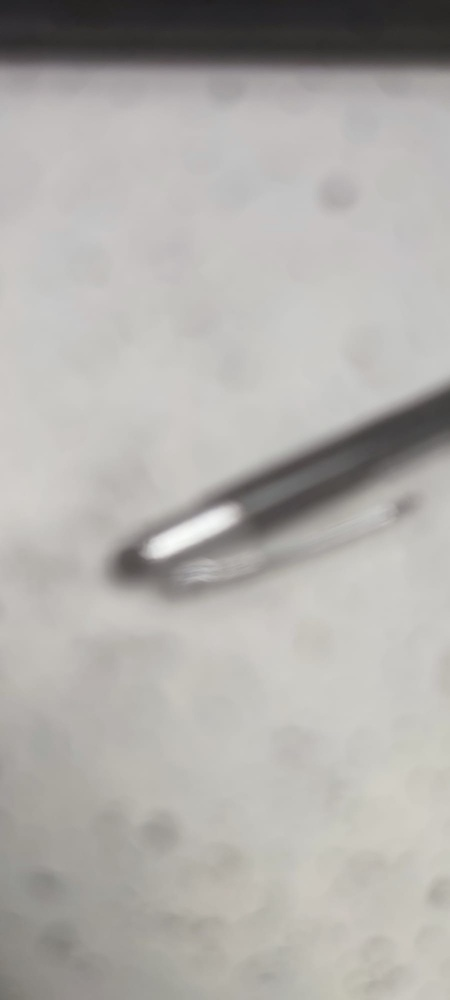
#> input picture assets/7.jpg, 450 x 1000 px, shrunk from 900 x 2000 before the run
$ jupyter execute test_python.ipynb
#> lines starting #> are read from the running program, lines starting #| are printed output that depends on the picture
## Index
* [Instalar librerías](#install-libraries)
    * [Non-blind deconvolution](#non-blind-deconvolution)
        * [Wiener Filter](#wiener)
        * [Lucy-Richardson](#Lucy-Richardson)
        * [Modified unsupervised Wiener](#uns-wiener)
        * [Lucy-Richardson with TV prior](#Lucy-Richardson-TV)
    * [Blind deconvolution](#bind-deconvolution)
    * [Semi-blind deconvolution](#semi-bind-deconvolution)

# Instalar librerías <a class="anchor" id="install-libraries"></a>

Primero activar el entorno virtual e instalar el siguiente paquete si se usa VSCode:
```bash
python3 -m pip install ipykernel -U --force-reinstall
```

**Instalar [numpy](https://numpy.org/install/):**
```bash
pip install numpy matplotlib scipy scikit-image

[cell 1]
# Librerías requeridas
import numpy as np
import matplotlib.pyplot as plt
from scipy.signal import convolve2d
from scipy.signal import deconvolve
from skimage import color, data, restoration, img_as_float, io

[cell 2]
# Imagen degradada
image = io.imread("../../assets/7.jpg")
#> image is the input picture: shape (1000, 450, 3); mean R, G, B 176.2, 173.7, 170.3

if image.ndim == 3:
    image = color.rgb2gray(image)
#> image: shape (1000, 450) float64

image = img_as_float(image)

plt.figure(figsize=(6, 6))
plt.title("Original image")
plt.imshow(image, cmap="gray")
plt.axis("off")
plt.show()

# Non-blind deconvolution

[cell 3]
def gaussian_kernel(size, sigma):
    ax = np.linspace(-(size // 2), size // 2, size)
    xx, yy = np.meshgrid(ax, ax)
    kernel = np.exp(-(xx**2 + yy**2) / (2 * sigma**2))
    return kernel / kernel.sum()

kernel = gaussian_kernel(size=25, sigma=3.5)
print(kernel)
plt.figure(figsize=(4, 4))
plt.title("Blur kernel")
plt.imshow(kernel, cmap="gray")
plt.axis("off")
plt.show()
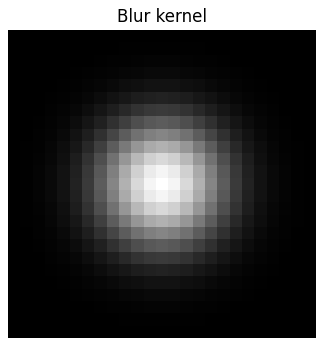
#> figure drawn by matplotlib, 1 panel

## Wiener Filter

[cell 4]
#...

## Modified unsupervised Wiener

[cell 5]
deconvolved_wiener = restoration.unsupervised_wiener(image, kernel)[0]
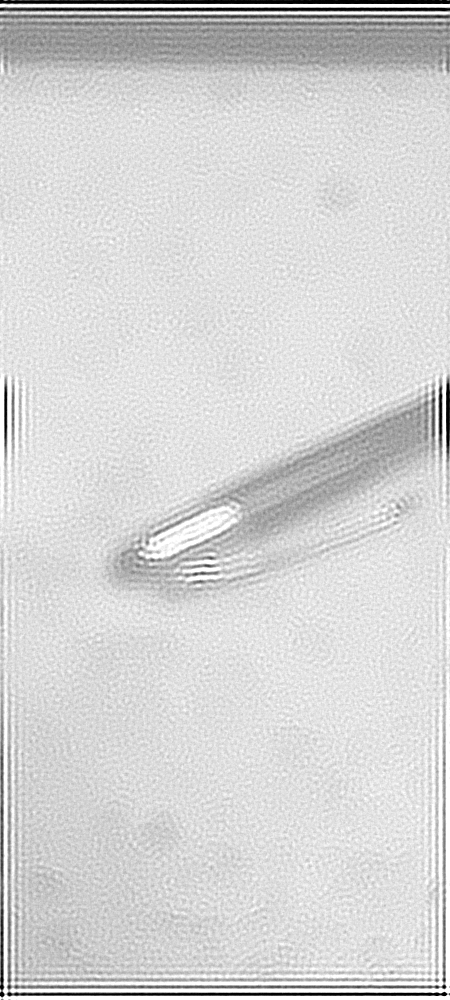
#> deconvolved_wiener: shape (1000, 450) float64; min -1, max 1, mean 0.672; drawn with min black and max white
deconvolved_wiener = np.clip(deconvolved_wiener, 0, np.max(deconvolved_wiener))
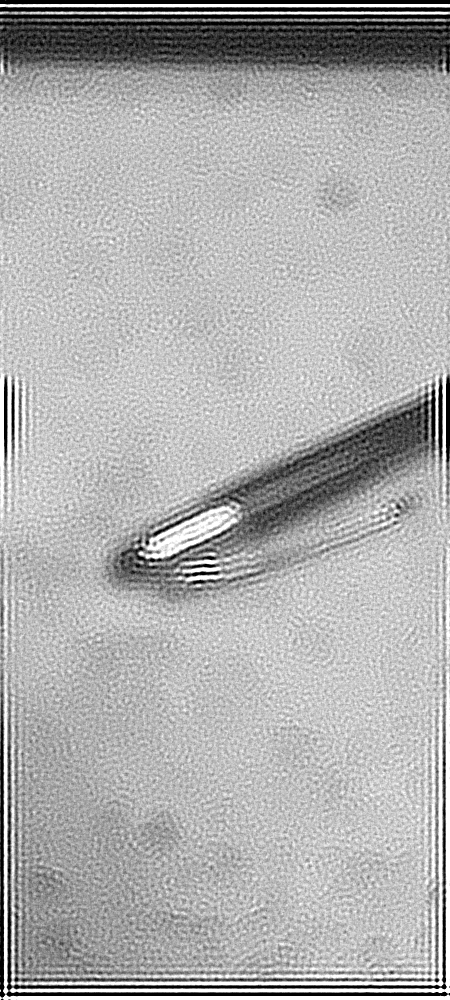
#> deconvolved_wiener: shape (1000, 450) float64; min 0, max 1, mean 0.683
deconvolved_wiener = np.uint8(255 * (deconvolved_wiener - np.min(deconvolved_wiener)) / (np.max(deconvolved_wiener) - np.min(deconvolved_wiener)))

plt.figure(figsize=(6, 6))
plt.title("Unsupervised Wiener")
plt.imshow(deconvolved_wiener, cmap="gray")
plt.axis("off")
plt.show()

## Lucy-Richardson

[cell 6]
deconvolved_lr = restoration.richardson_lucy(image, kernel, num_iter=30)
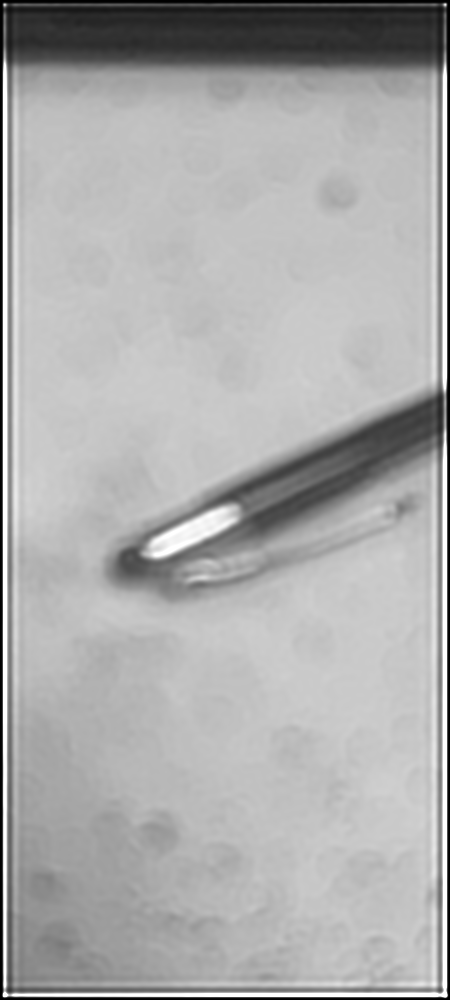
#> deconvolved_lr: shape (1000, 450) float64; min 6.04e-08, max 1, mean 0.675

plt.figure(figsize=(6, 6))
plt.title("Non-Blind Deconvolution (Lucy-Richardson)")
plt.imshow(deconvolved_lr, cmap="gray")
plt.axis("off")
plt.show()

$ run again, with assets/0.jpg copied over assets/7.jpg
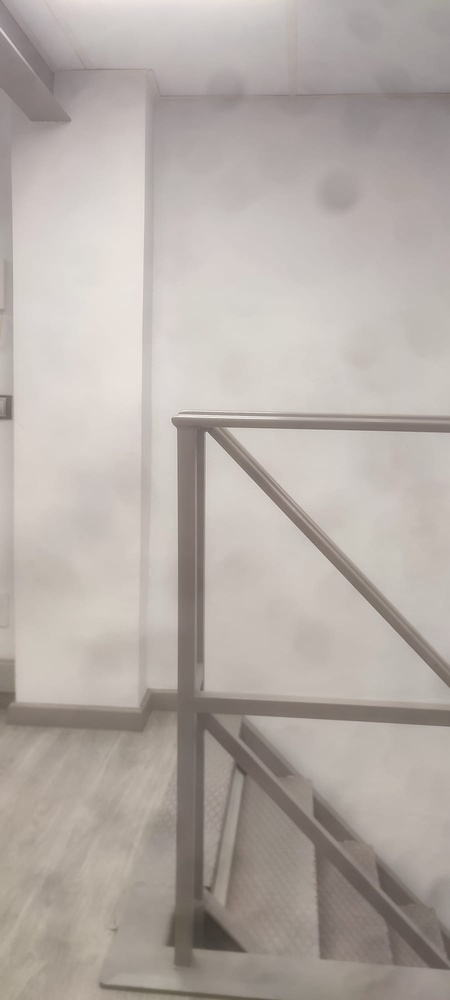
#> input picture assets/0.jpg, 450 x 1000 px, shrunk from 900 x 2000 before the run
#> image is the input picture: shape (1000, 450, 3); mean R, G, B 180.2, 172.1, 166.6
#> image: shape (1000, 450) float64
#> `deconvolved_wiener = np.clip(deconvolved_wiener, 0, np.max(deconvolved..`:
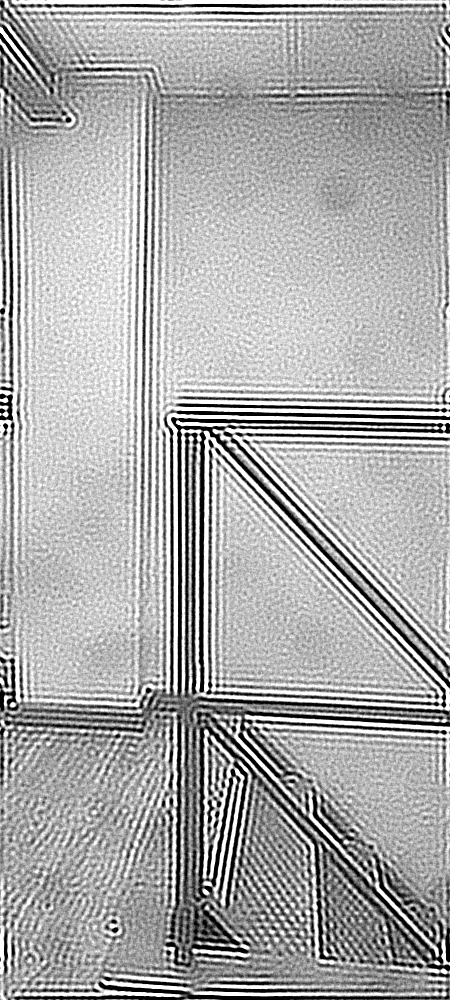
#> deconvolved_wiener: shape (1000, 450) float64; min 0, max 1, mean 0.667
#> `deconvolved_lr = restoration.richardson_lucy(image, kernel, num_iter=30)`:
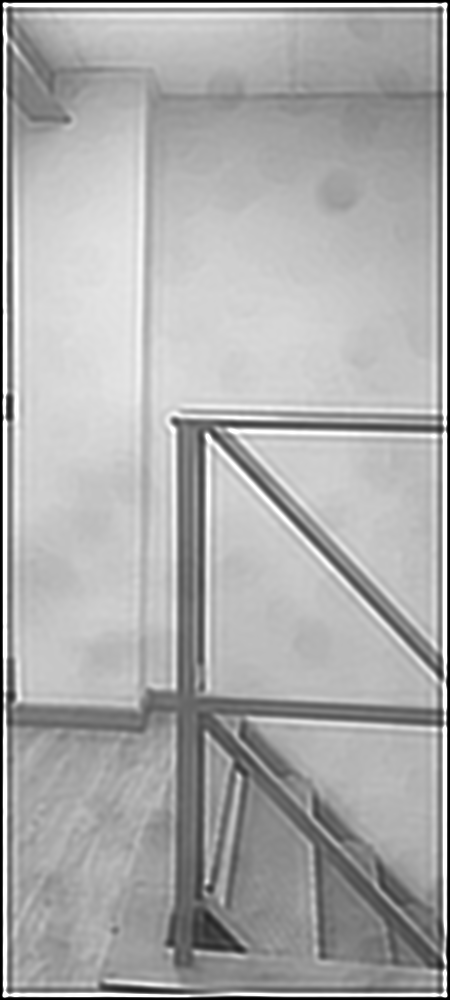
#> deconvolved_lr: shape (1000, 450) float64; min 1.72e-07, max 1, mean 0.673

$ run again, with assets/1.jpg copied over assets/7.jpg
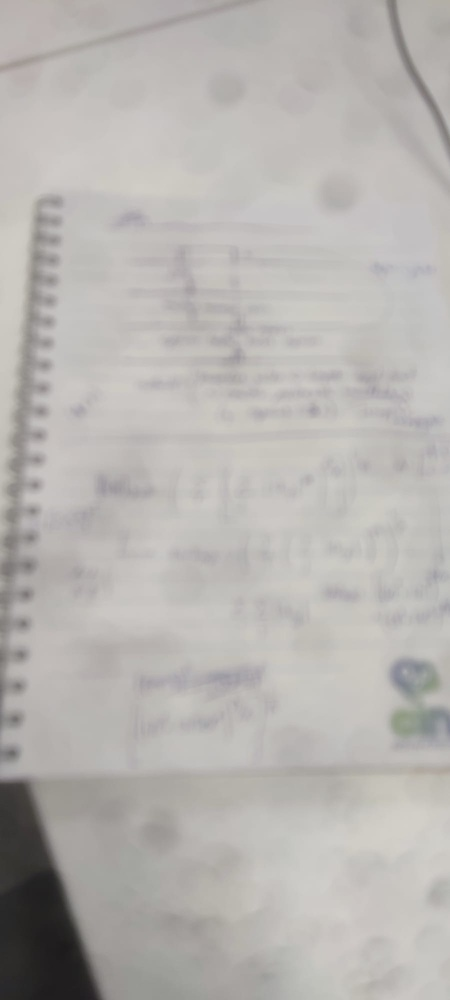
#> input picture assets/1.jpg, 450 x 1000 px, shrunk from 900 x 2000 before the run
#> image is the input picture: shape (1000, 450, 3); mean R, G, B 182.9, 180, 176.8
#> image: shape (1000, 450) float64
#> `deconvolved_wiener = restoration.unsupervised_wiener(image, kernel)[0]`:
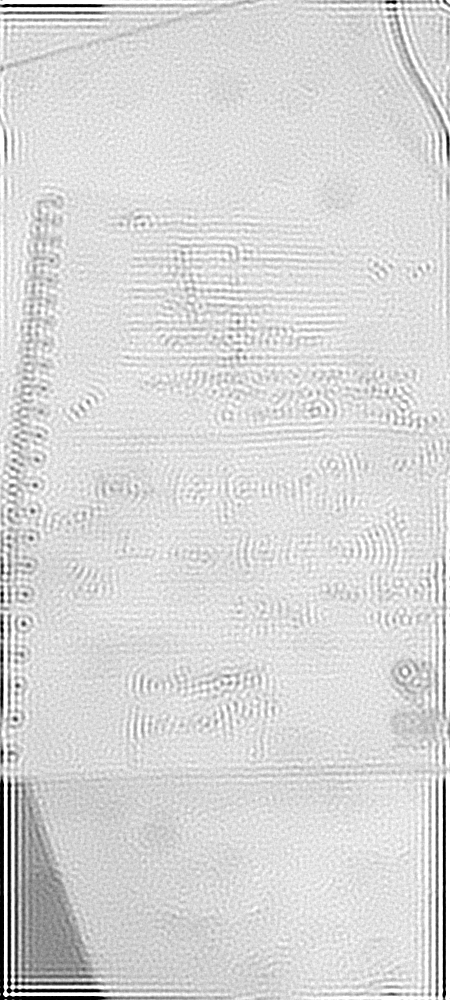
#> deconvolved_wiener: shape (1000, 450) float64; min -1, max 1, mean 0.698; drawn with min black and max white
#> `deconvolved_lr = restoration.richardson_lucy(image, kernel, num_iter=30)`:
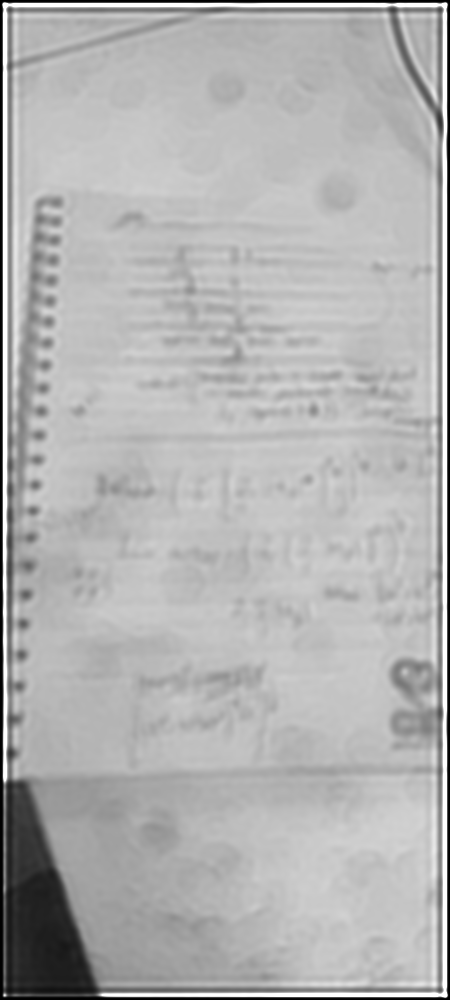
#> deconvolved_lr: shape (1000, 450) float64; min 8.23e-08, max 1, mean 0.7

$ run again, with assets/10.jpg copied over assets/7.jpg
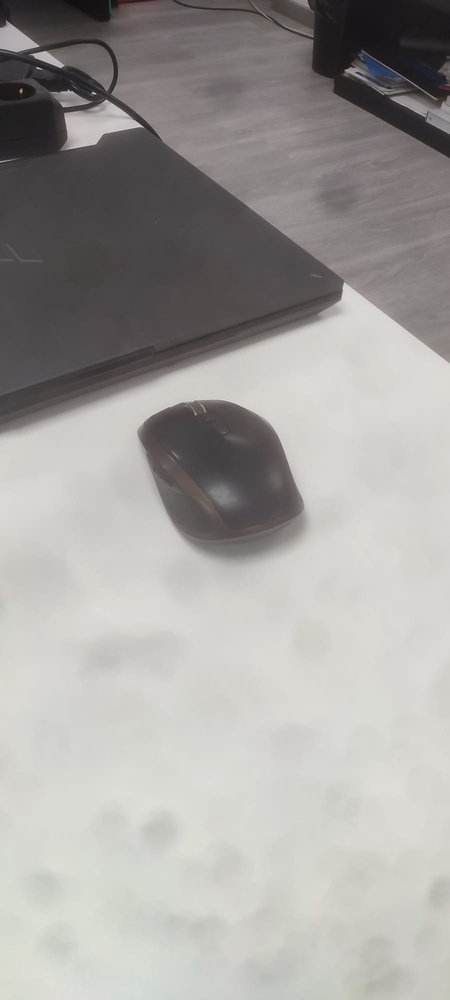
#> input picture assets/10.jpg, 450 x 1000 px, shrunk from 900 x 2000 before the run
#> image is the input picture: shape (1000, 450, 3); mean R, G, B 163.4, 161.1, 158.3
#> image: shape (1000, 450) float64
#> `deconvolved_wiener = restoration.unsupervised_wiener(image, kernel)[0]`:
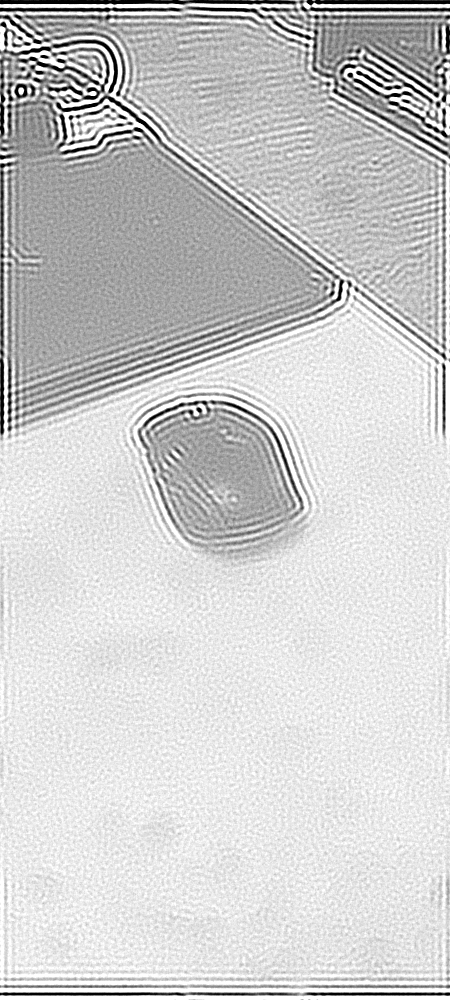
#> deconvolved_wiener: shape (1000, 450) float64; min -1, max 1, mean 0.612; drawn with min black and max white
#> `deconvolved_lr = restoration.richardson_lucy(image, kernel, num_iter=30)`:
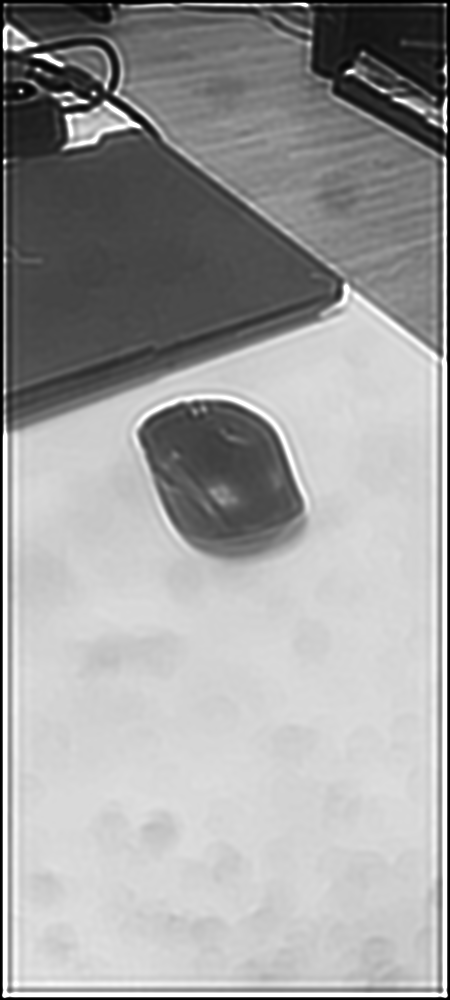
#> deconvolved_lr: shape (1000, 450) float64; min 1.2e-08, max 1, mean 0.624
